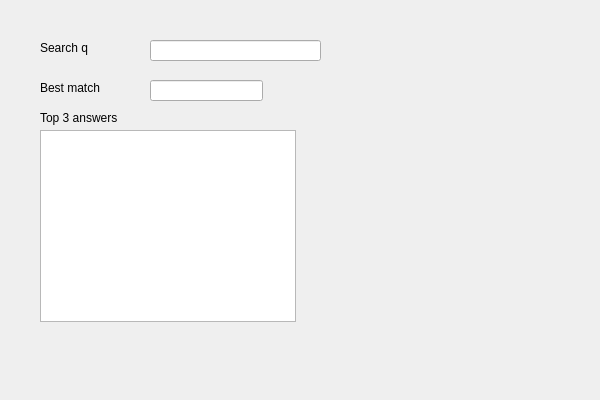
<?xml version="1.0" encoding="UTF-8"?>
<ui version="4.0">
 <class>SearchguiClass</class>
 <widget class="QWidget" name="SearchguiClass">
  <property name="geometry">
   <rect>
    <x>0</x>
    <y>0</y>
    <width>600</width>
    <height>400</height>
   </rect>
  </property>
  <property name="windowTitle">
   <string>Searchgui</string>
  </property>
  <widget class="QLabel" name="label">
   <property name="geometry">
    <rect>
     <x>40</x>
     <y>40</y>
     <width>49</width>
     <height>16</height>
    </rect>
   </property>
   <property name="text">
    <string>Search q</string>
   </property>
  </widget>
  <widget class="QLineEdit" name="lineEdit">
   <property name="geometry">
    <rect>
     <x>150</x>
     <y>40</y>
     <width>171</width>
     <height>21</height>
    </rect>
   </property>
  </widget>
  <widget class="QLineEdit" name="lineEdit_2">
   <property name="geometry">
    <rect>
     <x>150</x>
     <y>80</y>
     <width>113</width>
     <height>21</height>
    </rect>
   </property>
  </widget>
  <widget class="QLabel" name="label_2">
   <property name="geometry">
    <rect>
     <x>40</x>
     <y>80</y>
     <width>81</width>
     <height>16</height>
    </rect>
   </property>
   <property name="text">
    <string>Best match</string>
   </property>
  </widget>
  <widget class="QListWidget" name="listWidget">
   <property name="geometry">
    <rect>
     <x>40</x>
     <y>130</y>
     <width>256</width>
     <height>192</height>
    </rect>
   </property>
  </widget>
  <widget class="QLabel" name="label_3">
   <property name="geometry">
    <rect>
     <x>40</x>
     <y>110</y>
     <width>91</width>
     <height>16</height>
    </rect>
   </property>
   <property name="text">
    <string>Top 3 answers</string>
   </property>
  </widget>
 </widget>
 <layoutdefault spacing="6" margin="11"/>
 <resources/>
 <connections/>
</ui>
